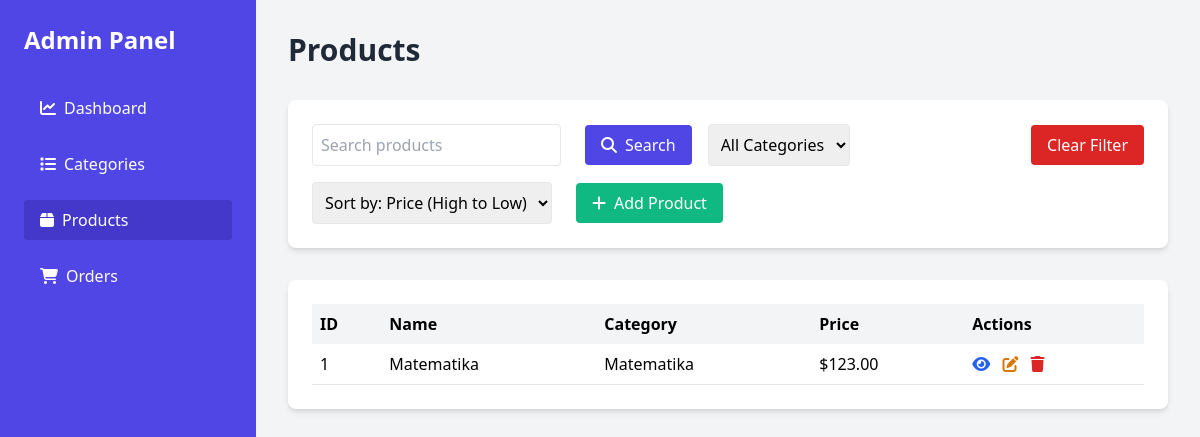
/products/list/, run on an earlier commit of the app's database.
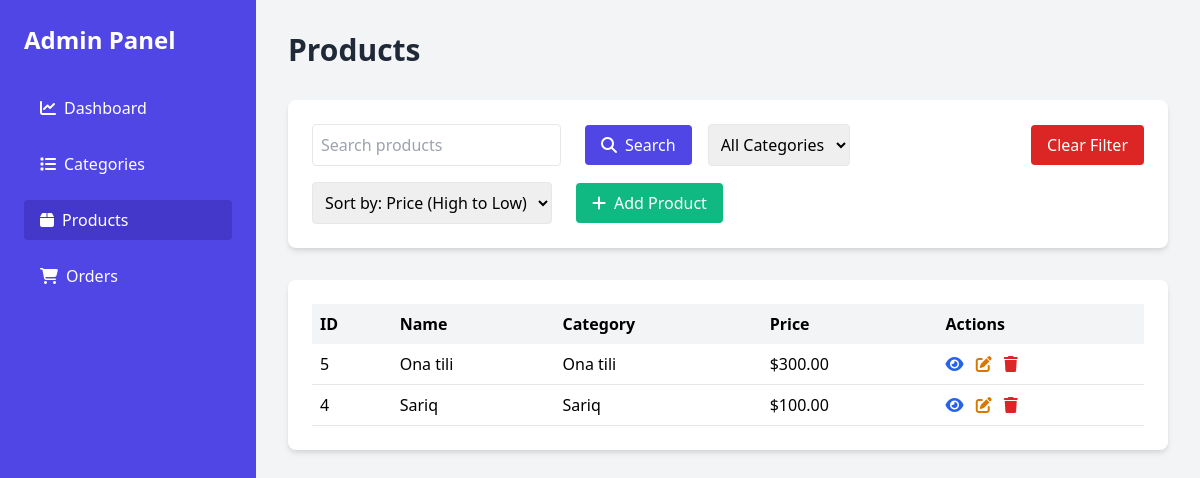
And on a later commit of the database.
### products/models.py (models this page shows, shortened)
class Product(BaseModel):
   name = models.CharField(max_length=100)
   category = models.ForeignKey(Category, on_delete=models.CASCADE, related_name='products')
   price = models.DecimalField(max_digits=10, decimal_places=2)
   desc = models.TextField()
   image = models.ImageField(upload_to='products_image/')
   def get_detail_url(self):
      return reverse('products:detail', args=[self.pk])
   def get_delete_url(self):
      return reverse('products:delete', args=[self.pk])
   def get_update_url(self):
      return reverse('products:update', args=[self.pk])

### categories/models.py (models this page shows, shortened)
class Category(BaseModel):
    name = models.CharField(max_length=100)
    desc = models.TextField()
    image = models.ImageField(upload_to='categories_image/')
    def __str__(self):
        return self.name

### products/views.py (the view)
# urls.py: path('list/', views.product_list, name='list'),
def product_list(request):
    categories = Category.objects.all()
    search_query = request.GET.get('search', '')
    selected_category = request.GET.get('category', '')
    sort_by = request.GET.get('sort_by', 'high')
    products = Product.objects.all()
    if search_query:
        products = products.filter(name__icontains=search_query)
    if selected_category:
        products = products.filter(category__name__icontains=selected_category)
    if sort_by == 'low':
        products = products.order_by('price')
    elif sort_by == 'high':
        products = products.order_by('-price')
    else:
        products = products.order_by('name')
    ctx = {
        'products': products,
        'categories': categories,
        'search': search_query,
        'selected_category': selected_category,
        'sort_by': sort_by,
    }
    return render(request, 'products/list.html', ctx)

### templates/products/list.html (shortened to what this page needs)
{% extends 'base.html' %}
{% block content %}
<main class="flex-1 p-8 overflow-y-auto">
    <header class="flex justify-between items-center mb-8">
        <h2 class="text-3xl font-bold text-gray-800">Products</h2>
    </header>
    <div class="bg-white p-6 rounded-lg shadow-md mb-8 animate-fadeIn">
        <form method="get" class="flex flex-wrap gap-4 items-center justify-between">
            <div class="flex flex-wrap gap-4 items-center">
                <input name="search" type="text" placeholder="Search products" class="border p-2 rounded" value="{{ search }}">
                 <button type="submit" class="bg-indigo-600 text-white px-4 py-2 rounded hover:bg-indigo-700 transition-colors duration-200 ml-2">
                    <i class="fas fa-search mr-2"></i>Search
                </button>
                <select class="border p-2 rounded" name="category" onchange="this.form.submit()">
                    <option value="">All Categories</option>
                </select>
            </div>
             <a href="{% url 'products:list' %}" type="submit" class="bg-red-600 text-white px-4 py-2 rounded hover:bg-red-700 transition-colors duration-200 ml-2">
                Clear Filter
             </a>
            <div class="flex gap-4 items-center">
                <select name="sort_by" class="border p-2 rounded" onchange="this.form.submit()">
                    <option value="high" {% if sort_by == 'high' %}selected{% endif %}>Sort by: Price (High to Low)</option>
                </select>
                <a href="{% url 'products:create' %}" class="bg-green-500 text-white px-4 py-2 rounded hover:bg-green-600 transition-colors duration-200 ml-2">
                    <i class="fas fa-plus mr-2"></i>Add Product
                </a>
            </div>
        </form>
    </div>
    {% if products %}
        <div class="bg-white p-6 rounded-lg shadow-md animate-fadeIn">
            <table class="w-full">
                <thead>
                    <tr class="bg-gray-100">
                        <th class="p-2 text-left">ID</th>
                        <th class="p-2 text-left">Name</th>
                        <th class="p-2 text-left">Category</th>
                        <th class="p-2 text-left">Price</th>
                        <th class="p-2 text-left">Actions</th>
                    </tr>
                </thead>
                {% for product in products %}
                <tbody>
                    <tr class="border-b">
                        <td class="p-2">{{ product.id }}</td>
                        <td class="p-2"> {{ product.name }}</td>
                        <td class="p-2">{{ product.category }}</td>
                        <td class="p-2">${{ product.price }}</td>
                        <td class="p-2">
                            <a href="{{ product.get_detail_url }}" class="text-blue-600 hover:text-blue-800 mr-2"><i class="fas fa-eye"></i></a>
                            <a href="{{ product.get_update_url }}" class="text-yellow-600 hover:text-yellow-800 mr-2"><i class="fas fa-edit"></i></a>
                            <a href="{{ product.get_delete_url }}" class="text-red-600 hover:text-red-800"><i class="fas fa-trash"></i></a>
                        </td>
                    </tr>
                </tbody>
                {% endfor %}
            </table>
        </div>
    {% else %}
        <h2 class="text-2xl font-bold text-center text-gray-700 p-6 bg-gradient-to-r from-blue-300 to-blue-500 rounded-lg shadow-md flex items-center justify-center space-x-3">
            <i class="fas fa-folder-open text-yellow-500"></i>
            <span>There are no products yet</span>
        </h2>
    {% endif %}
</main>
{% endblock %}

What changed in the data, as far as the page shows it:
removed Product: id "1", name "Matematika", category "Matematika", price "123.00"
added Product: id "5", name "Ona tili", category "Ona tili", price "300.00"
added Product: id "4", name "Sariq", category "Sariq", price "100.00"
